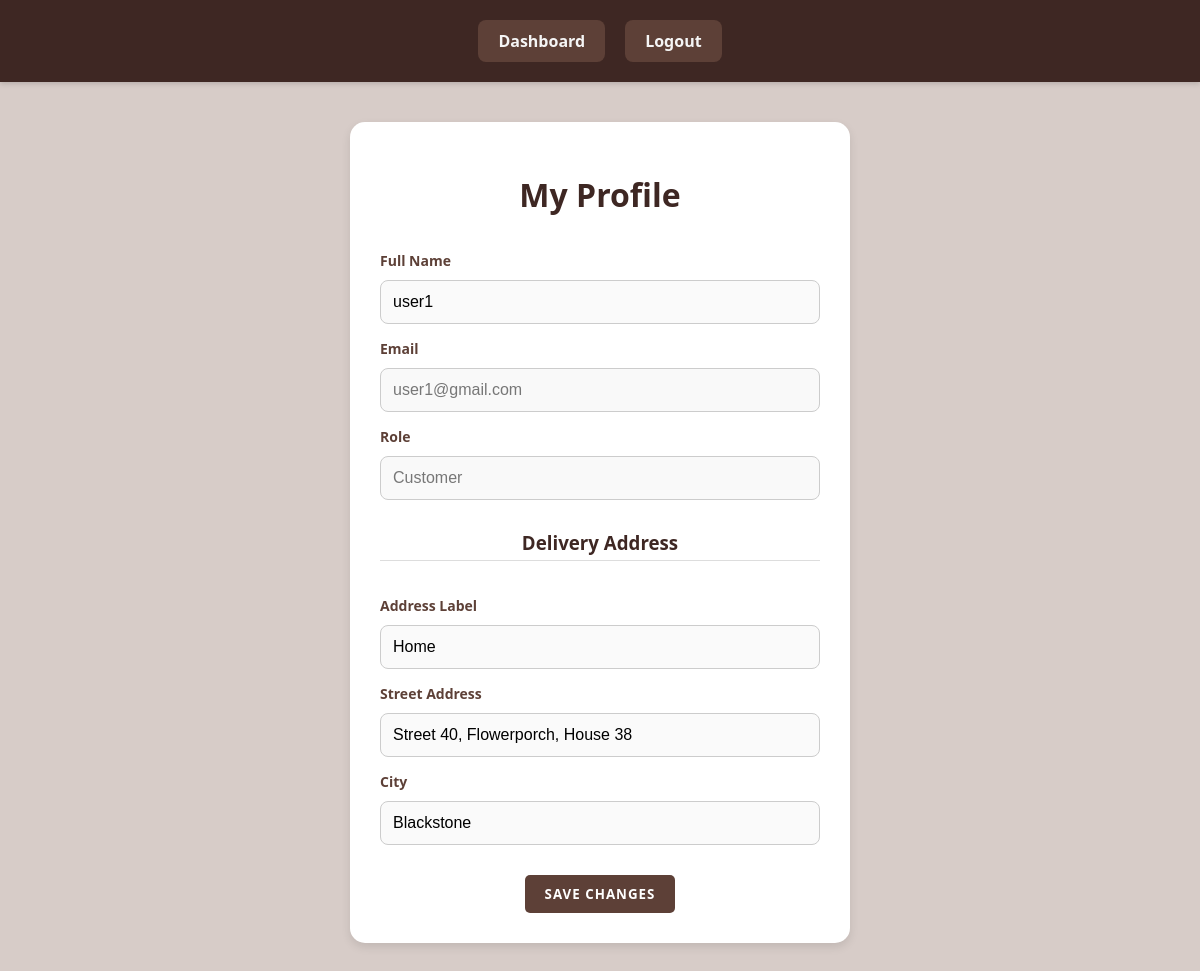
Page /profile.php (signed in) on the committed database.
### tables this page shows
CREATE TABLE `customeraddresses` (
  `address_id` int(11) NOT NULL,
  `customer_id` int(11) NOT NULL,
  `address_label` varchar(50) DEFAULT NULL,
  `address_text` varchar(255) DEFAULT NULL,
  `city` varchar(100) DEFAULT NULL
);

CREATE TABLE `users` (
  `user_id` int(11) NOT NULL,
  `full_name` varchar(100) DEFAULT NULL,
  `email` varchar(100) DEFAULT NULL,
  `password_hash` varchar(255) DEFAULT NULL,
  `phone` varchar(20) DEFAULT NULL,
  `role` enum('admin','customer','rider') DEFAULT NULL,
  `rider_status` enum('active','inactive') DEFAULT NULL,
  `address` varchar(255) DEFAULT NULL
);

### profile.php (the view, shortened to what this page needs)
<?php
include 'db.php';
$user_id = $_SESSION['user_id'];
$role = $_SESSION['role'];
$sql = "
SELECT
    u.full_name,
    u.email,
    ca.address_label,
    ca.address_text,
    ca.city
FROM Users u
LEFT JOIN customeraddresses ca
    ON u.user_id = ca.customer_id
WHERE u.user_id = $user_id
";
$result = $conn->query($sql);
if ($result && $result->num_rows > 0) {
    $user = $result->fetch_assoc();
    $name = $user['full_name'];
    $email = $user['email'];
    $address_label = $user['address_label'] ?? '';
    $address_text  = $user['address_text'] ?? '';
    $city          = $user['city'] ?? '';
} else {
    $name = $email = $address_label = $address_text = $city = '';
}
?>
<!DOCTYPE html>
<html lang="en">
<head>
    <link rel="stylesheet" href="style.css">
</head>
<body>
<nav style="text-align:center; padding: 20px;">
    <?php if ($role === 'customer'): ?>
        <a href="customer_dashboard.php">Dashboard</a>
    <?php elseif ($role === 'admin'): ?>
        <a href="admin_dashboard.php">Dashboard</a>
    <?php elseif ($role === 'rider'): ?>
        <a href="rider_dashboard.php">Dashboard</a>
    <?php endif; ?>
    <a href="logout.php">Logout</a>
</nav>
<div class="profile-box">
    <h1 style="text-align:center;">My Profile</h1>
    <form method="POST">
        <label>Full Name</label>
        <input type="text" name="name" value="<?= htmlspecialchars($name) ?>" required>
        <label>Email</label>
        <input type="email" value="<?= htmlspecialchars($email) ?>" readonly style="background-color: #f9f9f9; color: #777;">
        <label>Role</label>
        <input type="text" value="<?= ucfirst($role) ?>" readonly style="background-color: #f9f9f9; color: #777;">
        <?php if ($role === 'customer'): ?>
            <h3>Delivery Address</h3>
            <label>Address Label</label>
            <input type="text" name="address_label"
                   value="<?= htmlspecialchars($address_label) ?>"
                   placeholder="e.g. Home">
            <label>Street Address</label>
            <input type="text" name="address_text"
                   value="<?= htmlspecialchars($address_text) ?>"
                   placeholder="Street, area, house no." required>
            <label>City</label>
            <input type="text" name="city"
                   value="<?= htmlspecialchars($city) ?>" required>
        <?php endif; ?>
        <button type="submit">Save Changes</button>
    </form>
</div>
</body>
</html>

### style.css (style rules this page uses)
* { box-sizing: border-box; }
body { margin: 0; font-family: 'Segoe UI', Tahoma, Geneva, Verdana, sans-serif; background: #D7CCC8; color: #3E2723; }
h1, h2, h3, nav a, button, label, .status-badge { font-family: 'Segoe UI', Tahoma, Geneva, Verdana, sans-serif; }
a { color: #5D4037; text-decoration: underline; }
nav { background-color: #3E2723; display: flex; justify-content: center; gap: 20px; padding: 15px 0; box-shadow: 0 2px 5px rgba(0,0,0,0.15); }
nav a { color: #F5F5F5; text-decoration: none; background-color: #5D4037; padding: 10px 20px; border-radius: 8px; font-weight: 600; transition: all 0.3s ease; }
h1, h2, h3 { text-align: center; margin-bottom: 20px; color: #3E2723; }
.container, .dashboard-box, .profile-box, .form-box { max-width: 1000px; background-color: #ffffff; margin: 40px auto; padding: 30px; border-radius: 12px; box-shadow: 0 4px 20px rgba(0,0,0,0.08); }
label { display: block; margin-top: 15px; font-size: 14px; color: #5D4037; font-weight: 600; }
input, textarea { width: 100%; padding: 12px; margin-top: 5px; border-radius: 8px; border: 1px solid #BCAAA4; font-size: 14px; background-color: #FAFAFA; }
button { margin-top: 25px; width: 100%; padding: 14px; background-color: #5D4037; color: #ffffff; border: none; border-radius: 8px; font-weight: 600; text-transform: uppercase; letter-spacing: 1px; cursor: pointer; transition: all 0.3s ease; }

### profile.php (style rules this page uses)
.profile-box { max-width: 500px; margin: 40px auto; padding: 30px; background: white; border-radius: 15px; box-shadow: 0 4px 10px rgba(0,0,0,0.1); }
.profile-box form { display: flex; flex-direction: column; }
.profile-box label { margin-top: 15px; margin-bottom: 5px; font-weight: bold; display: block; }
.profile-box input { width: 100%; padding: 12px; border: 1px solid #ccc; border-radius: 8px; box-sizing: border-box; font-size: 1rem; }
.profile-box button { width: 150px; margin: 30px auto 0 auto; padding: 10px; cursor: pointer; border-radius: 5px; font-weight: bold; }
.profile-box h3 { margin-top: 30px; border-bottom: 1px solid #ddd; padding-bottom: 5px; }

### rows in the picture
customeraddresses: name "user1", customer.email "user1@gmail.com", address_label "Home", address_text "Street 40, Flowerporch, House 38", city "Blackstone"
